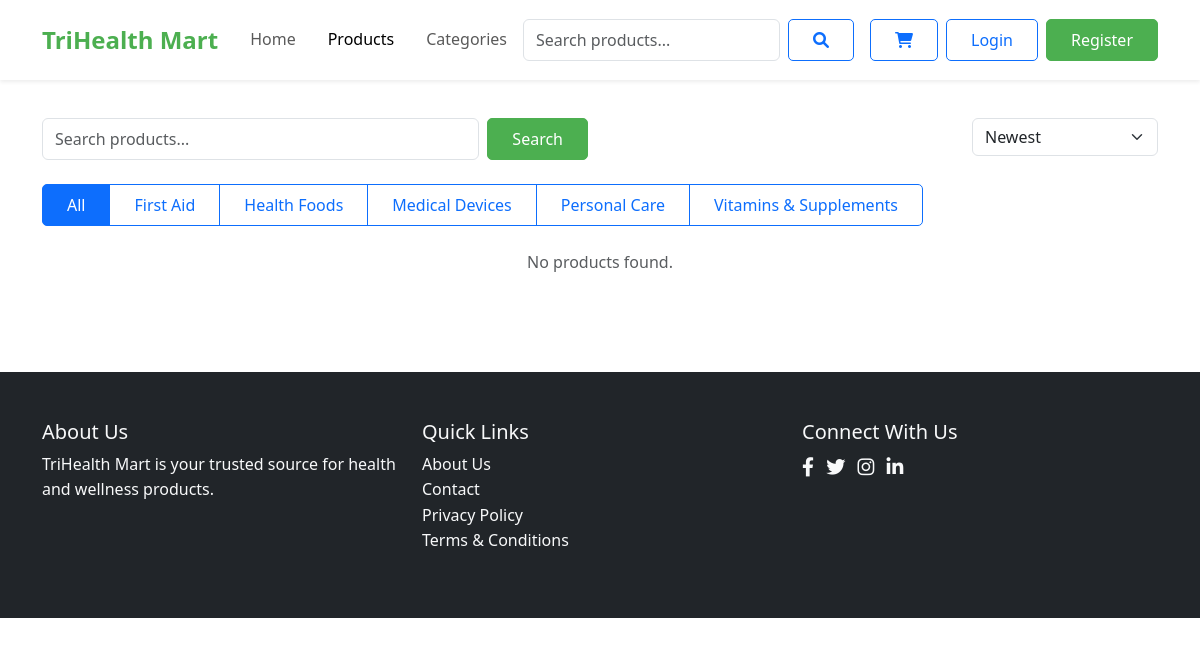
/products.php, run on the app's committed database.
### tables this page shows
CREATE TABLE IF NOT EXISTS categories (
    id INT PRIMARY KEY AUTO_INCREMENT,
    name VARCHAR(100) NOT NULL,
    description TEXT,
    image VARCHAR(255),
    status ENUM('active', 'inactive') NOT NULL DEFAULT 'active',
    created_at TIMESTAMP DEFAULT CURRENT_TIMESTAMP,
    updated_at TIMESTAMP DEFAULT CURRENT_TIMESTAMP ON UPDATE CURRENT_TIMESTAMP
);

### products.php (the view, shortened to what this page needs)
<?php
require_once 'config/database.php';
$categories = $conn->query('SELECT * FROM categories ORDER BY name')->fetchAll(PDO::FETCH_ASSOC);
$category_id = isset($_GET['category']) ? intval($_GET['category']) : null;
$search = isset($_GET['search']) ? trim($_GET['search']) : '';
$sort = isset($_GET['sort']) ? $_GET['sort'] : 'newest';
$query = "SELECT p.*, c.name as category_name FROM products p LEFT JOIN categories c ON p.category_id = c.id WHERE 1=1";
$params = [];
switch ($sort) {
    default:
        $query .= " ORDER BY p.created_at DESC";
}
$stmt = $conn->prepare($query);
$stmt->execute($params);
$products = $stmt->fetchAll(PDO::FETCH_ASSOC);
?>
<!DOCTYPE html>
<html lang="en">
<head>
    <link href="https://cdn.jsdelivr.net/npm/bootstrap@5.3.0/dist/css/bootstrap.min.css" rel="stylesheet">
    <link rel="stylesheet" href="https://cdnjs.cloudflare.com/ajax/libs/font-awesome/6.0.0/css/all.min.css">
    <link rel="stylesheet" href="assets/css/style.css">
</head>
<body>
<?php include 'includes/header.php'; ?>
<div class="container py-5">
    <div class="row mb-4">
        <div class="col-md-6">
            <form method="GET" class="d-flex">
                <input type="text" name="search" class="form-control me-2" placeholder="Search products..." value="<?php echo htmlspecialchars($search); ?>">
                <button type="submit" class="btn btn-primary">Search</button>
            </form>
        </div>
        <div class="col-md-6">
            <div class="d-flex justify-content-end">
                <select name="sort" class="form-select" style="width: auto;" onchange="this.form.submit()">
                    <option value="newest" <?php if($sort=='newest')echo 'selected'; ?>>Newest</option>
                </select>
            </div>
        </div>
    </div>
    <div class="row mb-4">
        <div class="col-12">
            <div class="btn-group">
                <a href="products.php" class="btn btn-outline-primary <?php if(!$category_id)echo 'active'; ?>">All</a>
                <?php foreach ($categories as $cat): ?>
                <a href="products.php?category=<?php echo $cat['id']; ?>" class="btn btn-outline-primary <?php if($category_id==$cat['id'])echo 'active'; ?>">
                    <?php echo htmlspecialchars($cat['name']); ?>
                </a>
                <?php endforeach; ?>
            </div>
        </div>
    </div>
    <div class="row g-4">
        <?php if (empty($products)): ?>
        <div class="col-12 text-center text-muted">No products found.</div>
        <?php endif; ?>
    </div>
</div>
<?php include 'includes/footer.php'; ?>
</body>
</html>

### assets/css/style.css (style rules this page uses)
:root { --primary-color: #4CAF50; --secondary-color: #2196F3; --dark-color: #333; --light-color: #f4f4f4; --danger-color: #dc3545; --success-color: #28a745; }
body { font-family: 'Segoe UI', Tahoma, Geneva, Verdana, sans-serif; line-height: 1.6; color: var(--dark-color); }
.btn { padding: 0.5rem 1.5rem; border-radius: 5px; font-weight: 500; transition: all 0.3s ease; }
.btn-primary { background-color: var(--primary-color); border-color: var(--primary-color); }

### data on the page
categories: name "First Aid"
categories: name "Health Foods"
categories: name "Medical Devices"
categories: name "Personal Care"
categories: name "Vitamins & Supplements"
